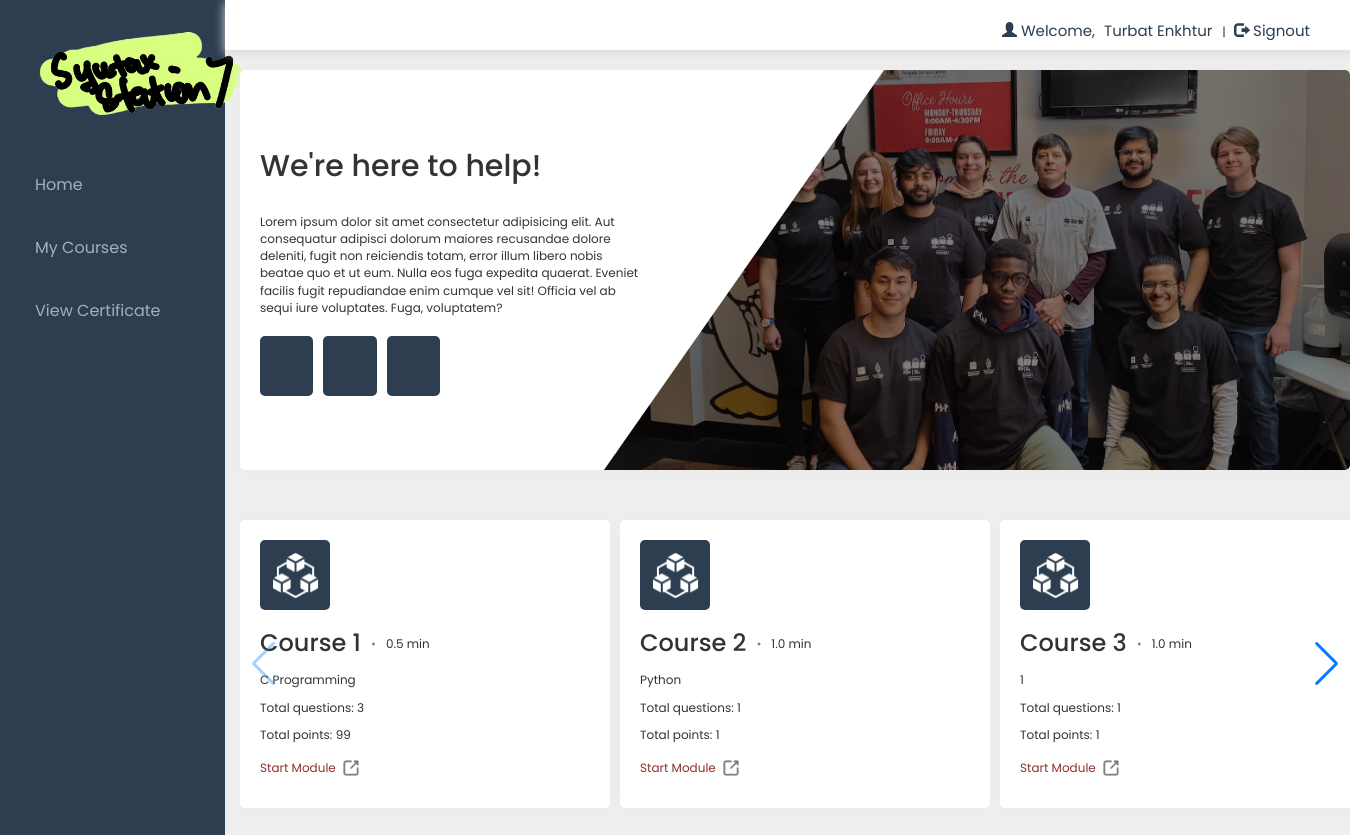
/account.php?q=1 (signed in), run on the app's committed database.
### tables this page shows
CREATE TABLE `quiz` (
  `eid` text NOT NULL,
  `title` varchar(100) NOT NULL,
  `sahi` int(11) NOT NULL,
  `total` int(11) NOT NULL,
  `time` decimal(2,1) NOT NULL,
  `intro` text NOT NULL,
  `date` timestamp NOT NULL DEFAULT current_timestamp() ON UPDATE current_timestamp(),
  `email` varchar(50) DEFAULT NULL
);

### account.php (the view, shortened to what this page needs)
<!DOCTYPE html>
<html>
<head>
    <link href="https://cdn.jsdelivr.net/npm/bootstrap@5.2.0-beta1/dist/css/bootstrap.min.css" rel="stylesheet">
    <link rel="stylesheet" href="css/bootstrap.min.css" />
    <link rel="stylesheet" href="css/bootstrap-theme.min.css" />
    <link rel="stylesheet" href="css/main.css">
    <link rel="stylesheet" href="css/font.css">
    <link rel="stylesheet" href="https://unpkg.com/swiper@8/swiper-bundle.min.css" />
</head>
<?php
include_once 'dbConnection.php';
?>
<body>
    <div class="container-fluid">
        <div class="leftNavBar">
            <div class="row g-0 flex-nowrap">
                <div class="col-lg-2 col-sm-2 col-md-3 px-sm-0 px-0" style="background-color:#2c3e50;">
                    <div class="d-flex flex-column align-items-center align-items-sm-start px-0 mx-0 pt-2 text-white min-vh-100">
                        <a href="http://csweb.wooster.edu/" class="d-flex align-items-center pb-4 mb-md-0 me-md-auto text-white text-decoration-none">
                            <div class="logo">
                            <img src="./images/SSLogo.png" alt="" width="220" style="margin-bottom: 5px; margin-left: 20px; margin-top: 10px">
                            </div>
                        </a>
                        <ul class="nav-links px-4 mx-0">
                            <li class="nav-item" <?php if (@$_GET['q'] == 1)
                                                        echo 'class="active"'; ?>>
                                <a href="account.php?q=1" class="nav-link ">Home<span class="sr-only">(current)</span></a>
                            </li>
                            <li class="nav-item" <?php if (@$_GET['q'] == 2)
                                                        echo 'class="active"'; ?>>
                                <a href="account.php?q=2" class="nav-link">My Courses</a>
                            </li>
                            <?php
                                $email = $_SESSION['email'];
                                $cert = mysqli_query($con, "SELECT certificate FROM user_progress WHERE email='$email'");
                                $certificate = mysqli_fetch_assoc($cert);
                                if ($certificate["certificate"] == 1){
                                    echo '
                                    <li class="nav-item">
                                        <span class="iconify" data-icon="icon-park-solid:certificate" data-width="30" data-height="30"></span>
                                        <a href="certificate.php?certificate=1" class="nav-link">View Certificate</a>
                                    </li>
                                    ';
                                }
                            ?>
                        </ul>
                    </div>
                </div>
                <div class="container col-lg-10" style="padding: 0 !important; margin: 0 !important;">
                    <div class="header" style="height: 50px;">
                        <div class="px-5" style="background-color:#FFFFFF;">
                            <?php
                            include_once 'dbConnection.php';
                            if (!(isset($_SESSION['email']))) {
                                header("location:index.php");
                            } else {
                                $name = $_SESSION['name'];
                                echo '
                                <span class="pull-right top title1">
                                    <span class="log1">
                                        <span class="glyphicon glyphicon-user" aria-hidden="true"></span>
                                        Welcome, </span>
                                        <a href="account.php?q=1" class="log log1">' . $name . '</a>|
                                        <a href="logout.php?q=index.php" class="log">
                                        <span class="glyphicon glyphicon-log-out" aria-hidden="true"></span> Signout</button>
                                        </a>
                                </span>';
                            }
                            ?>
                        </div>
                    </div>
                    <div class="bg">
                        <div class="container ">
                            <div class="row">
                                <div class="col-lg-12">
                                    <div class="page-content">
                                        <?php if (@$_GET['q'] == 1) {
                                            echo '
                                            <div class="info">
                                                <div class="left-content">
                                                    <div class="inner">
                                                        <h2>We\'re here to help!</h5>
                                                            <p class="content">Lorem ipsum dolor sit amet consectetur adipisicing elit. Aut
                                                                consequatur adipisci dolorum maiores recusandae dolore deleniti, fugit non
                                                                reiciendis totam, error illum libero nobis beatae quo et ut eum. Nulla eos fuga
                                                                expedita quaerat. Eveniet facilis fugit repudiandae enim cumque vel sit! Officia vel
                                                                ab sequi iure voluptates. Fuga, voluptatem?
                                                            </p>
                                                            <div class="plaques">
                                                                <div class="item">
                                                                </div>
                                                                <div class="item">
                                                                </div>
                                                                <div class="item">
                                                                </div>
                                                            </div>
                                                    </div>
                                                </div>
                                                <div class="right-content"></div>
                                            </div>
                                            ';
                                            $result = mysqli_query($con, "SELECT * FROM quiz ORDER BY date") or die('Error');
                                            $c = 1;
                                            $user_email = $_SESSION['email'];
                                        ?>
                                        <?php
                                            echo '<div class="swiper">
                                                <div class="swiper-wrapper">
                                                    ';
                                            while ($row = mysqli_fetch_array($result)) {
                                                $title = $row['title'];
                                                $total = $row['total'];
                                                $sahi = $row['sahi'];
                                                $time = $row['time'];
                                                $eid = $row['eid'];
                                                $query = mysqli_query($con, "SELECT moduleNum FROM user_progress WHERE email='$user_email'") or die('Error98');
                                                $moduleNum = mysqli_fetch_assoc($query);
                                                if ($c - 1 <= $moduleNum['moduleNum']) {
                                                    echo '
                                                        <div class="swiper-slide">
                                                            <div class="module-container active">
                                                                <div class="icon"></div>
                                                                <div class="module-heading">
                                                                    <h3 class="mx-0 my-0">Course ' . $c++ . '</h3>
                                                                    <span>•</span>
                                                                    <p class="mx-0 my-0 py-0 px-0">' . $time . ' min</p>
                                                                </div>
                                                                <div class="description">
                                                                    <p class="mx-0 my-0 py-2">' . $title . '</p>
                                                                </div>
                                                                <div class="details">
                                                                    <p class="mx-0 my-0 py-2">Total questions: ' . $total . '</p>
                                                                    <p class="mx-0 my-0 py-2">Total points: ' . $sahi * $total . '</p>
                                                                </div>
                                                                <div class="button py-3">
                                                                    <a class="me-2 my-0" href="account.php?q=quiz&step=1&eid=' . $eid . '&moduleNum=' . ($c - 1) . '&time=' . $time . '" style="color: #922e2e;">Start Module</a>
                                                                    <img src="./images/eva_external-link-outline.png" alt="" width="20">
                                                                </div>
                                                            </div>
                                                        </div>
                                                        ';
                                                }
                                            }
                                            echo '
                                                </div>
                                                <div class="swiper-pagination"></div>
                                                <div class="swiper-button-prev"></div>
                                                <div class="swiper-button-next"></div>';
                                        }
                                        ?>
                                    </div>
                                </div>
                            </div>
                        </div>
                    </div>
                </div>
            </div>
        </div>
    </div>
</body>
</html>

### css/main.css (style rules this page uses)
* { margin: 0; padding: 0; box-sizing: border-box; }
html { width: 100%; height: 100%; }
body { overflow-x:hidden; height: 100%; width:100%; font-size: 12px !important; font-family: "Poppins", sans-serif; background:#eee; min-height:550px; background-attachment:fixed; }
.bg { min-height:540px; }
.header { background: #ffffff; height:100px; width: 100%; box-shadow: 0px 3px 10px rgb(218, 218, 218); }
.logo { font-size:35px; color:#ffbb33; margin:15px; }
ul { width: 100%; }
.nav-item { display: flex; align-items: center; font-size: 16px; list-style: none; padding: 20px 0; }
.nav-item a { width: 100%; color: rgba(255, 255, 255, 0.583); padding: 0px 20px; text-decoration: none; }
.top { margin-top:20px; }
.log1 { color:#2c3e50; margin-left:11px; font-size: 15px }
.log { margin:10px; margin-left:5px; color: #2c3e50; text-decoration:none; font-size:20px; font-size:15px; }
.page-content { margin: 20px auto; }
.page-content .info { display: flex; align-items: center; justify-content: space-between; position: relative; overflow: hidden; width: 100%; height: 400px; margin: 10px 0; border-radius: 5px; box-shadow: 0px 3px 10px #ececec, 0px -3px 10px #ececec; background-color: white; }
.page-content .info .left-content { width: 30%; padding: 0 20px; }
.page-content .info .left-content .inner { position: absolute; top: 10%; height: 100%; width: 35%; z-index: 1; }
.page-content .info .left-content h2 { padding: 20px 0; }
.page-content .info .left-content .plaques { display: flex; align-items: center; justify-content: space-between; width: 15em; height: 5em; gap: 10px; margin: 20px 0; }
.page-content .info .left-content .plaques .item { width: 100%; height: 5em; display: flex; align-items: center; background-color: #2c3e50; justify-content: center; border-radius: 5px; }
.page-content .info .left-content::before { content: ''; position: absolute; background-color: white; top: 0; left: 60px; height: 100%; width: 40%; -webkit-transform: skew(-45deg); -ms-transform: skew(-45deg); transform: skew(-35deg); z-index: 1; }
.page-content .info .right-content { display: inline-block; width: 70%; height: 100%; overflow: hidden; filter: brightness(50%); background-image: url('../images/landingpic.png'); background-repeat: no-repeat; background-position: center center; background-size: 100%; }
.page-content .swiper { margin: 30px 0; }
.page-content .swiper .swiper-wrapper { padding: 20px 0px; gap: 10px !important; }
.page-content .module-container { width: 100%; height: 100%; padding: 20px; display: flex; flex-direction: column; justify-content: center; border-radius: 5px; box-shadow: 0px 3px 10px #ececec, 0px -3px 10px #ececec; background-color: white; }
.page-content .module-container .icon { display: flex; align-items: center; justify-content: center; width: 70px; height: 70px; border-radius: 5px; margin-bottom: 10px; background-image: url('../images/icons8-module-50.png'); background-repeat: no-repeat; background-position: center center; background-size: 70%; }
.page-content .module-container .module-heading { display: flex; align-items: center; padding: 10px 0; }
.page-content .module-container .module-heading span { margin: 0 10px; color: grey; }
.page-content .module-container.active .icon { background-color: #2c3e50; }
.page-content .module-container .button { display: flex; align-items: center; }

### data on the page
quiz: time "0.5", title "C Programming", total "3", $sahi * $total "99"
quiz: time "1.0", title "Python", total "1", $sahi*$total "1"
quiz: time "1.0", title "1", total "1", $sahi*$total "1"

### other printed values
$name "Turbat Enkhtur"
